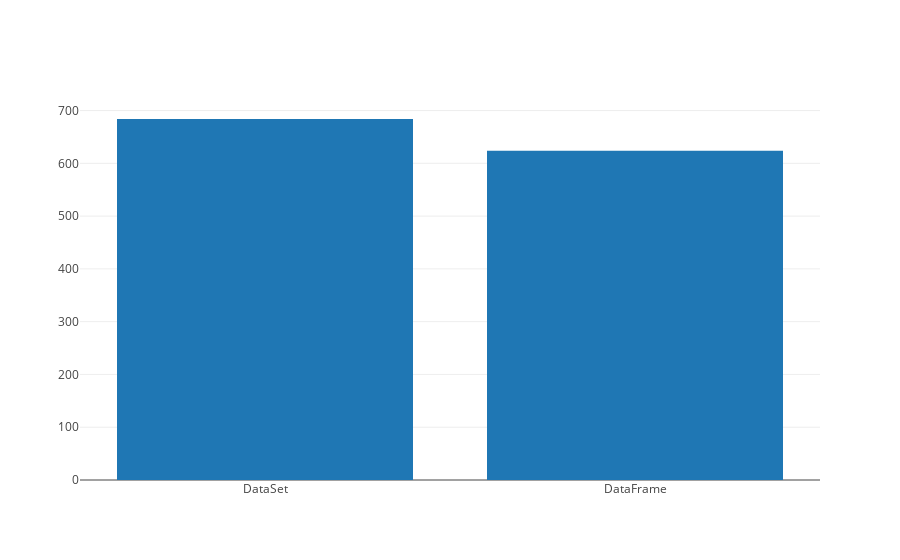

Source (notebook cell):
### Markdown cell above
# Visualización de eficiencia

### Code cell
val (x, y) = Seq(
    "DataSet" -> runWithOutput(megaDS.collect),
    "DataFrame" -> runWithOutput(megaDF.collect),
).unzip

Bar(x, y).plot()

### Figure 1 — Plotly figure (JSON) as saved in the notebook; plotly's stock layout.template omitted (floating-point values rounded to 4 significant figures)
{"data": [{"type": "bar", "x": ["DataSet", "DataFrame"], "y": [684, 624]}], "layout": {}}
